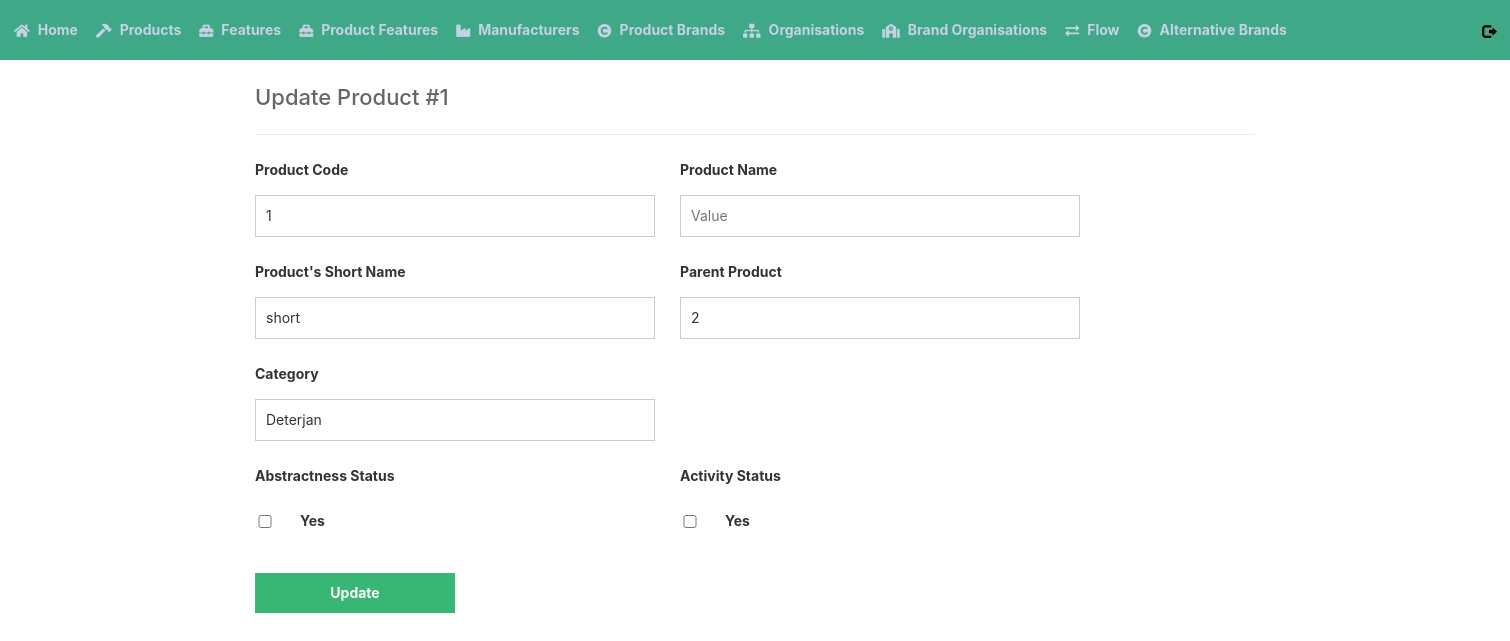
Before: /update_product.php?M_SYSCODE=1 with the older database file.
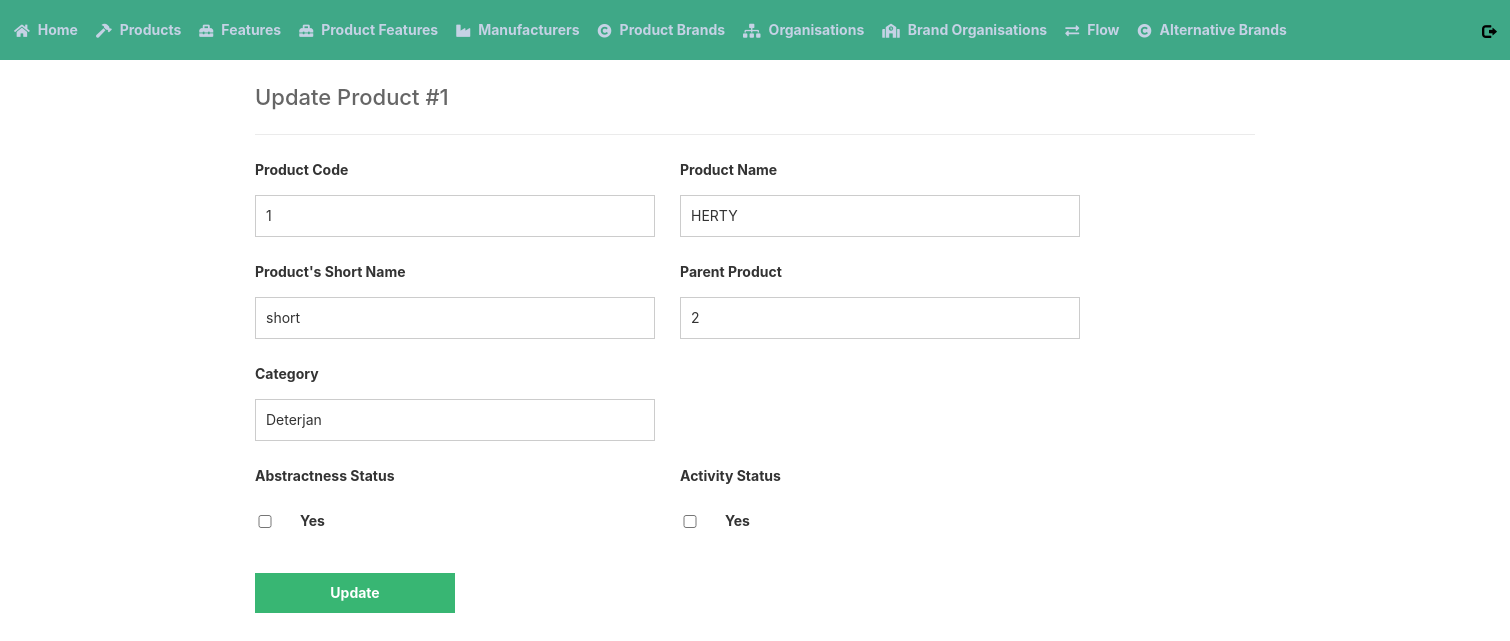
After: the same page with the newer database file.
### tables this page shows
CREATE TABLE `product` (
  `M_SYSCODE` int(11) NOT NULL,
  `M_CODE` varchar(15) NOT NULL,
  `M_NAME` varchar(30) NOT NULL,
  `M_SHORTNAME` varchar(10) DEFAULT NULL,
  `M_PARENTCODE` varchar(15) NOT NULL,
  `M_ABSTRACT` tinyint(1) NOT NULL,
  `M_CATEGORY` varchar(12) NOT NULL,
  `IS_ACTIVE` tinyint(1) NOT NULL DEFAULT 1
);

### update_product.php (the view, shortened to what this page needs)
<?php
include 'functions.php';
$pdo = pdo_connect_mysql();
if (isset($_GET['M_SYSCODE'])) {
    $stmt = $pdo->prepare('SELECT * FROM PRODUCT WHERE M_SYSCODE = ?');
    $stmt->execute([$_GET['M_SYSCODE']]);
    $contact = $stmt->fetch(PDO::FETCH_ASSOC);
} else {
    exit('No M_SYSCODE is selected!');
}
?>
<?= template_header('Update') ?>
<div class="content update">
	<h2>Update Product #<?= $contact['M_SYSCODE'] ?></h2>
    <form action="update_product.php?M_SYSCODE=<?= $contact[
        'M_SYSCODE'
    ] ?>" method="post">
        <label for="M_CODE">Product Code</label>
        <label for="M_NAME">Product Name</label>
        <input type="text" name="M_CODE" placeholder="Value" value="<?= $contact[
            'M_CODE'
        ] ?>" id="M_CODE">
        <input type="text" name="M_NAME" placeholder="Value" value="<?= $contact[
            'M_NAME'
        ] ?>" id="M_NAME">
        <label for="M_SHORTNAME">Product's Short Name</label>
        <label for="M_PARENTCODE">Parent Product</label>
        <input type="text" name="M_SHORTNAME" placeholder="Value" value="<?= $contact[
            'M_SHORTNAME'
        ] ?>" id="M_SHORTNAME">
        <input type="text" name="M_PARENTCODE" placeholder="Value" value="<?= $contact[
            'M_PARENTCODE'
        ] ?>" id="M_PARENTCODE">
        <label for="M_CATEGORY">Category</label>
        <label></label>
        <input type="text" name="M_CATEGORY" placeholder="Value" value="<?= $contact[
            'M_CATEGORY'
        ] ?>" id="M_CATEGORY">
        <label></label>
        <label for="M_ABSTRACT">Abstractness Status</label>
        <label for="IS_ACTIVE">Activity Status</label>
        <label><input style="width: 20px" type="checkbox" name="M_ABSTRACT" value="1" id="M_ABSTRACT"> Yes</label>
        <label><input style="width: 20px" type="checkbox" name="IS_ACTIVE" value="1" id="IS_ACTIVE"> Yes</label>
        <input type="submit" value="Update">
    </form>
</div>
<?= template_footer()
?>

Changed rows visible on the page:
changed product "short": M_NAME (not shown) → "HERTY"
